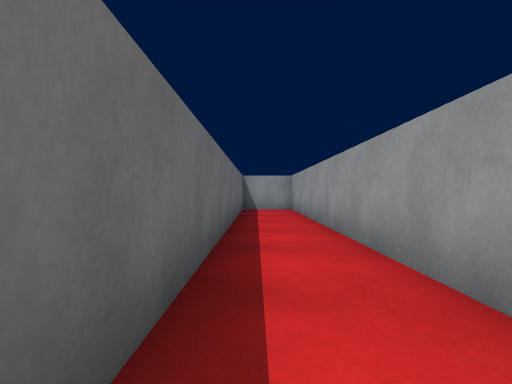
view 1 (above)

18 first-person views from a walk through a Unity game level. The camera is 0.36 m above the floor, looks level and sees 75° across. The floor is counted in squares, 0.5 m on a side. Each view is taken from the middle of a square. On the plan, view 1 faces up. The plan holds only what a view shows up to about 10 squares ahead; the rest is blank. The place goes on beyond the plan.

view 2
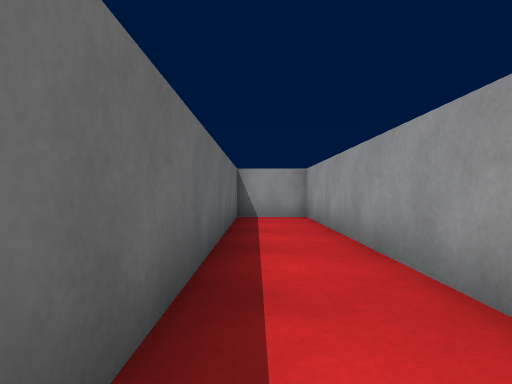

view 3
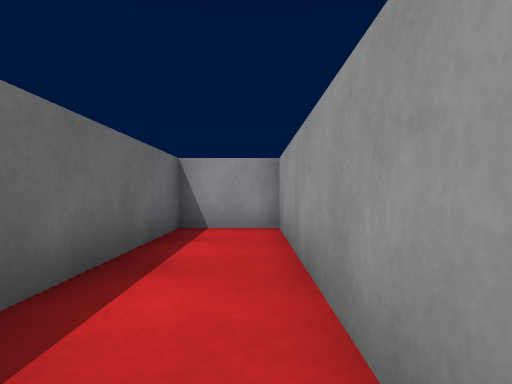

view 4
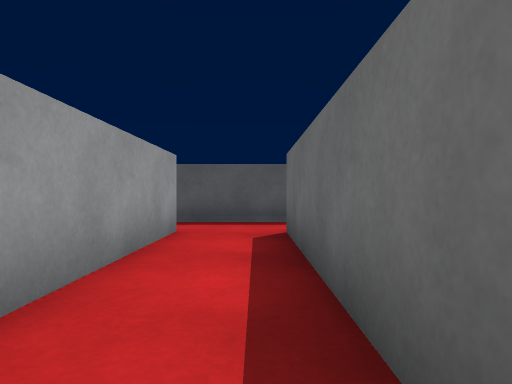

view 5
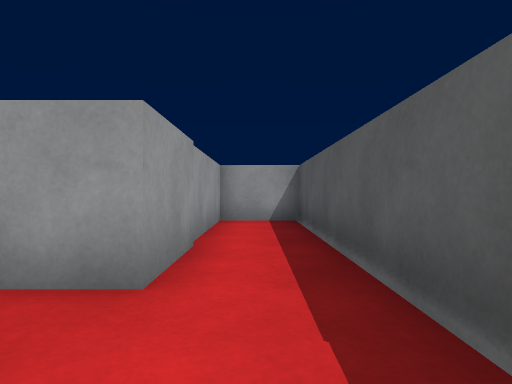

view 6
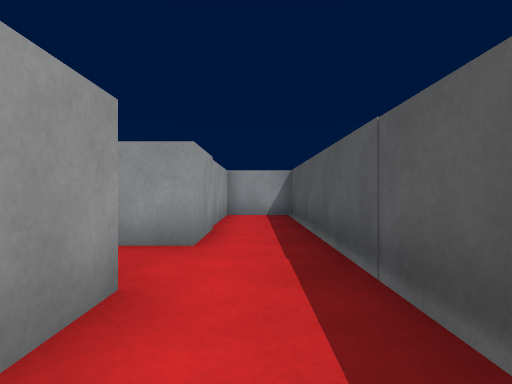

view 7
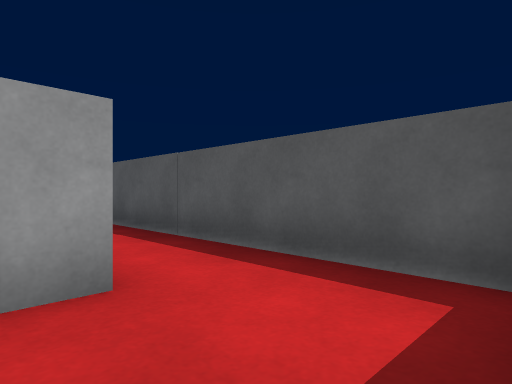

view 8
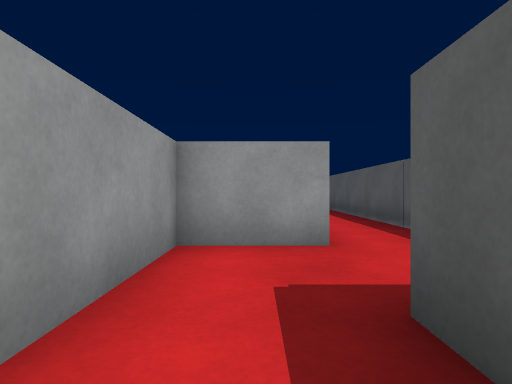

view 9
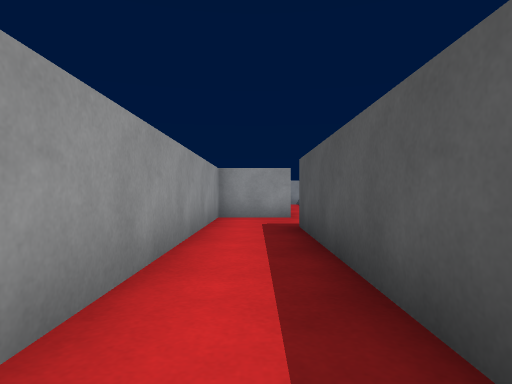

view 10
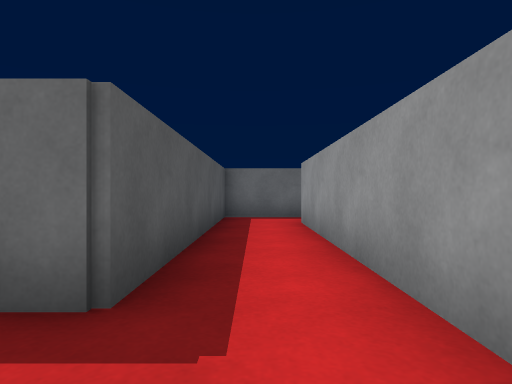

view 11
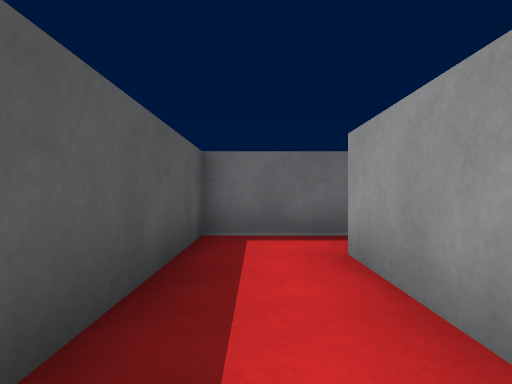

view 12
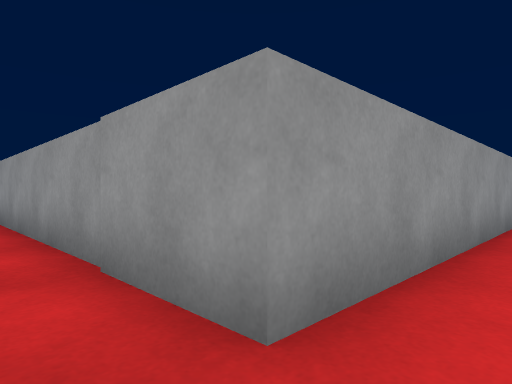

view 13
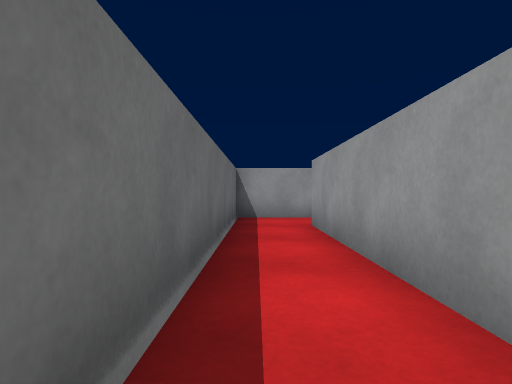

view 14
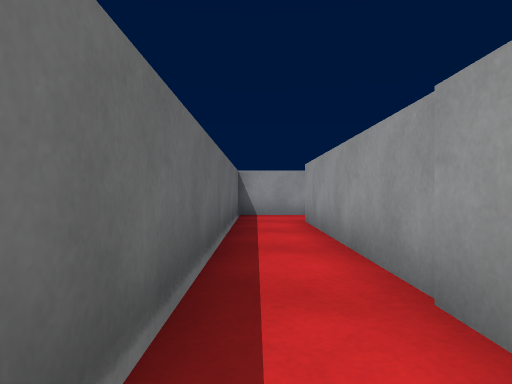

view 15
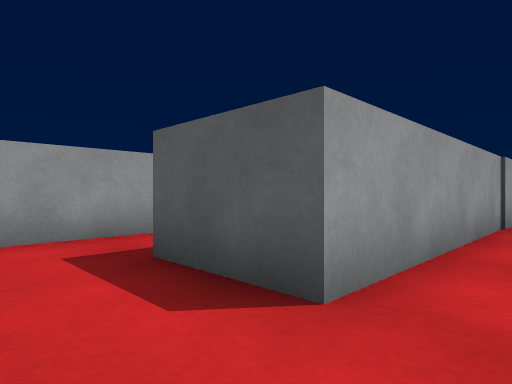

view 16
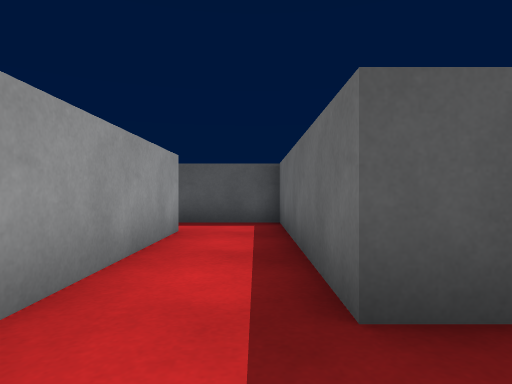

view 17
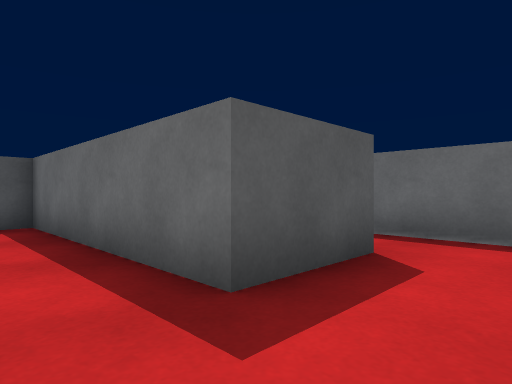

view 18
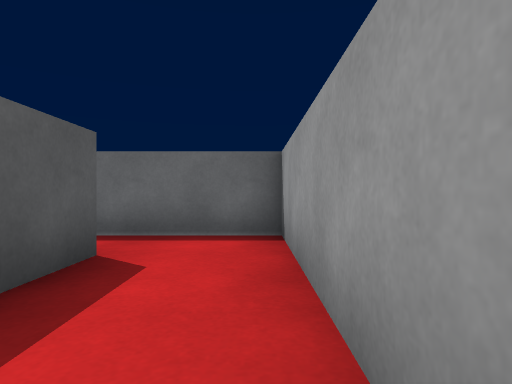

### Floor plan
Ten units are one square. View 1 is at (0, 0); x grows to the right and y downward. Boxes are objects, and circles mark ways between rooms. Rooms are numbered by the first view taken in them; rooms with no view inside come last. Other rooms are left out.
<svg viewBox="-131 -150 210 176">
<path fill="none" stroke="#000" d="M-5 -138 -5 0 -18 0M35 2 15 2 15 -131M69 0 39 0M-26 21 74 21 74 2 50 2M-50 -1 -50 6M-46 21 -26 21M-126 -16 -126 -1 -50 -1M-25 0 -25 -21 -108 -21M-75 -124 -126 -124 -126 -16M-66 -58 -66 -114M-108 -21 -108 -102 -86 -102 -86 -41 -61 -41"/>
<rect x="-5" y="-145" width="20" height="10" fill="#bbb"><title>grey block</title></rect>
<circle cx="-15" cy="10" r="3" fill="#2a7"/>
<circle cx="-35" cy="0" r="3" fill="#2a7"/>
<circle cx="-120" cy="-20" r="3" fill="#2a7"/>
<text x="10" y="-70">1</text>
<text x="-40" y="0">2</text>
<text x="-80" y="-10">3</text>
<text x="-80" y="-90">4</text>
</svg>
Room 1 opens to room 2. Room 2 opens to room 3. Room 3 opens to room 4.

Where each view was taken, in squares from view 1:
view 1: 0 up, 0 right, facing up
view 2: 4 up, 0 right, facing up
view 3: 7 up, 1 right, facing up
view 4: 6 up, 0 right, facing down
view 5: 1 down, 1 left, facing right
view 6: 1 down, 3 left, facing right
view 7: 1 up, 5 left, facing down-right
view 8: 1 up, 7 left, facing right
view 9: 1 up, 12 left, facing right
view 10: 1 up, 3 left, facing left
view 11: 1 up, 7 left, facing left
view 12: 1 up, 12 left, facing up-right
view 13: 3 up, 12 left, facing up
view 14: 2 up, 12 left, facing up
view 15: 12 up, 12 left, facing down-right
view 16: 12 up, 8 left, facing down
view 17: 12 up, 7 left, facing down-left
view 18: 12 up, 7 left, facing left
